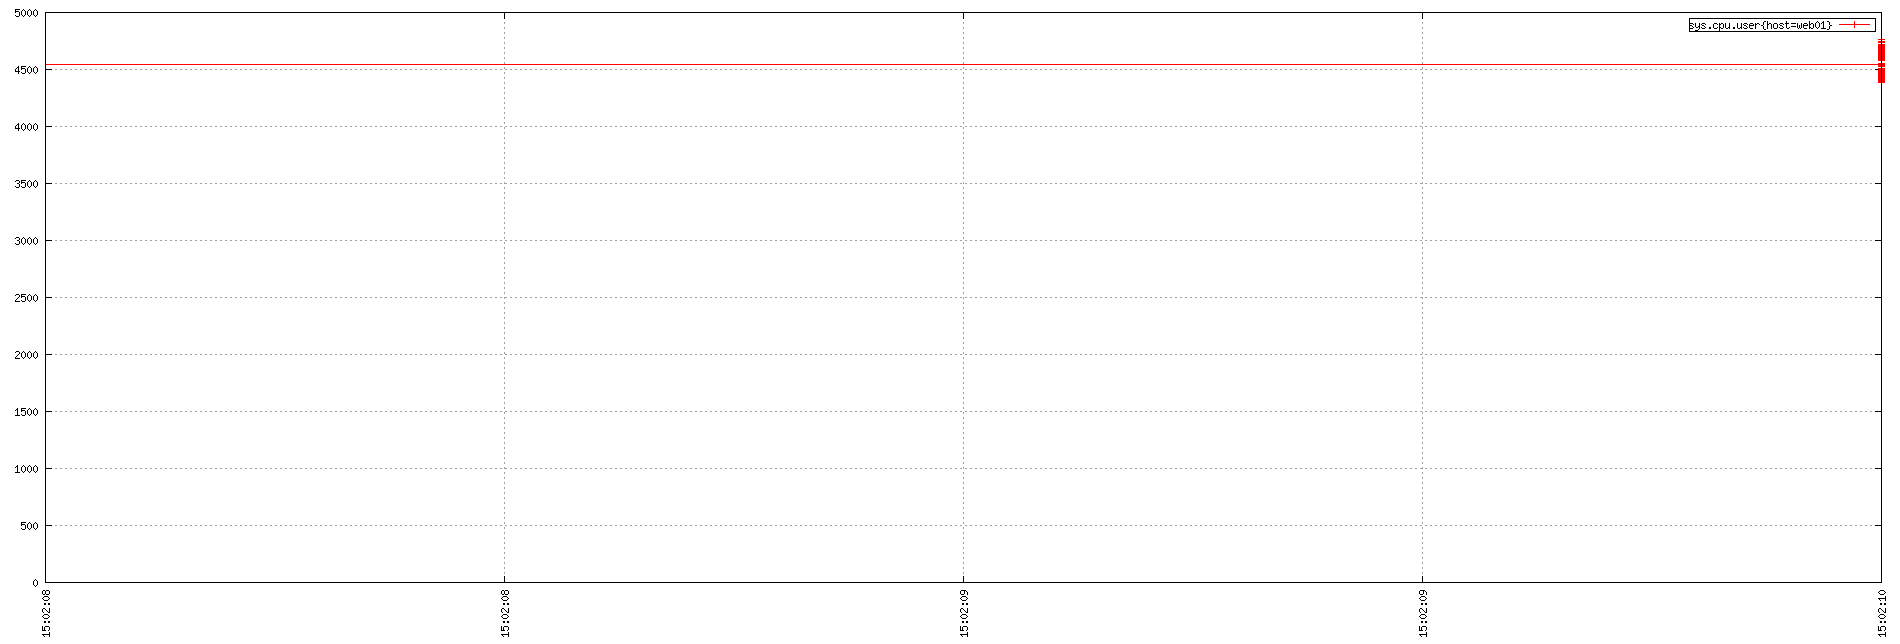

Reproduce this figure in gnuplot.
set term png small size 1900,644
set xdata time
set timefmt "%s"
if (GPVAL_VERSION < 4.6) set xtics rotate; else set xtics rotate right
set output "${TMPDIR-'tmp'}/tsd/65feccd5.png"
set xrange ["1673881328":"1673881330"]
set format x "%H:%M:%S"
set grid
set style data linespoint
set key right box
set yrange [0:]
plot  "${TMPDIR-'tmp'}/tsd/65feccd5_0.dat" using 1:2 title "sys.cpu.user{host=web01}"
